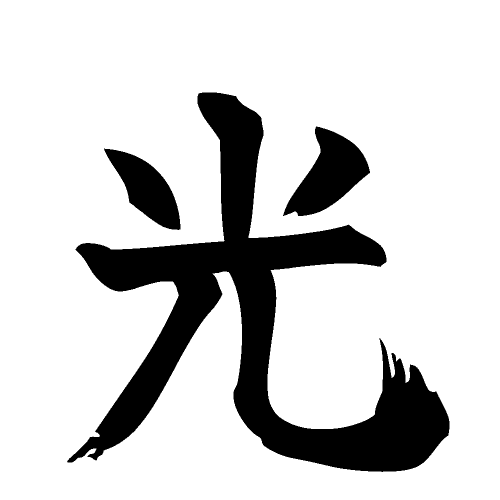
#> input picture personal-branding/src/hikari-brush.png, 1000 x 1000 px (shown at 1/2 size)
$ python render.py
#> lines starting #> are read from the running program, lines starting #| are printed output that depends on the picture; after the words box and inside, x2 and y2 are one past the last pixel; in counts of white or black regions, pixels touching at a corner belong together
"""Ruşen Birben marka görsellerini üretir: avatar, X/YouTube banner'ları, thumbnail'ler.

Kullanım (repo kökünden):
    python3 personal-branding/render.py            # hepsi
    python3 personal-branding/render.py banner     # adı "banner" içerenler

Gereken: numpy, opencv-python, node + Playwright (repo zaten @playwright/test kullanıyor,
`npx playwright install chromium` bir kez). Fontlar Google Fonts'tan yüklenir (internet gerekir).
Çıktılar personal-branding/out/ altına PNG olarak yazılır (git'e girmez).
"""
import html
import subprocess
import sys
from pathlib import Path

import cv2
import numpy as np

ROOT = Path(__file__).resolve().parent
SRC, OUT = ROOT / "src", ROOT / "out"

# ---- Palet -------------------------------------------------------------------------------
INK = "#0b0a09"       # koyu zemin (thumbnail, avatar)
CANDLE = "#f3e6c8"    # koyu zemindeki yazı
SEAL = "#d6402b"      # 光 mührü, vurgu kelimesi
SEAL_TEXT = "#fff1dc"  # mühür içindeki yazı
PAPER = "#ece5d6"     # banner kâğıt zemini
PAPER_INK = "#14120f"  # banner yazısı
MUTED_DARK = "#8a7d64"  # koyu zeminde ikincil yazı
MUTED_PAPER = "#6f6553"  # kâğıt zeminde ikincil yazı

HEAD = (
    '<link rel="stylesheet" href="https://fonts.googleapis.com/css2?family=Geist+Mono:wght@500;600;700'
    '&family=Noto+Serif+JP:wght@700&display=block">'
    "<style>*{box-sizing:border-box}body{margin:0;overflow:hidden}"
    "pre{margin:0;font-family:'Geist Mono',monospace;letter-spacing:0}"
    ".m{font-family:'Geist Mono',monospace}</style>"
)


def shot(name, body, w, h, scale=1, bg=INK):
    OUT.mkdir(exist_ok=True)
    page = OUT / f"{name}.html"
    page.write_text(
        f'<html><head><meta charset="utf-8">{HEAD}</head>'
        f'<body style="width:{w}px;height:{h}px;position:relative;background:{bg}">{body}</body></html>'
    )
    subprocess.run(["node", str(ROOT / "shot.mjs"), str(page), str(OUT / f"{name}.png"), str(w), str(h), str(scale)], check=True)
    page.unlink()
    print("ok", name)


# ---- 光: fırça darbesini ASCII ile doldur -----------------------------------------------
_g = cv2.imread(str(SRC / "hikari-brush.png"), 0)
#> _g: shape (1000, 1000); 82% white; 3 black regions, box (x1, y1, x2, y2) and area: (134, 185, 899, 944) 152913, (566, 253, 740, 432) 15522, (208, 297, 361, 460) 11606
_ink = (_g < 128).astype(np.uint8)
_ys, _xs = np.where(_ink > 0)
_ink = _ink[_ys.min() - 40:_ys.max() + 40, _xs.min() - 40:_xs.max() + 40]
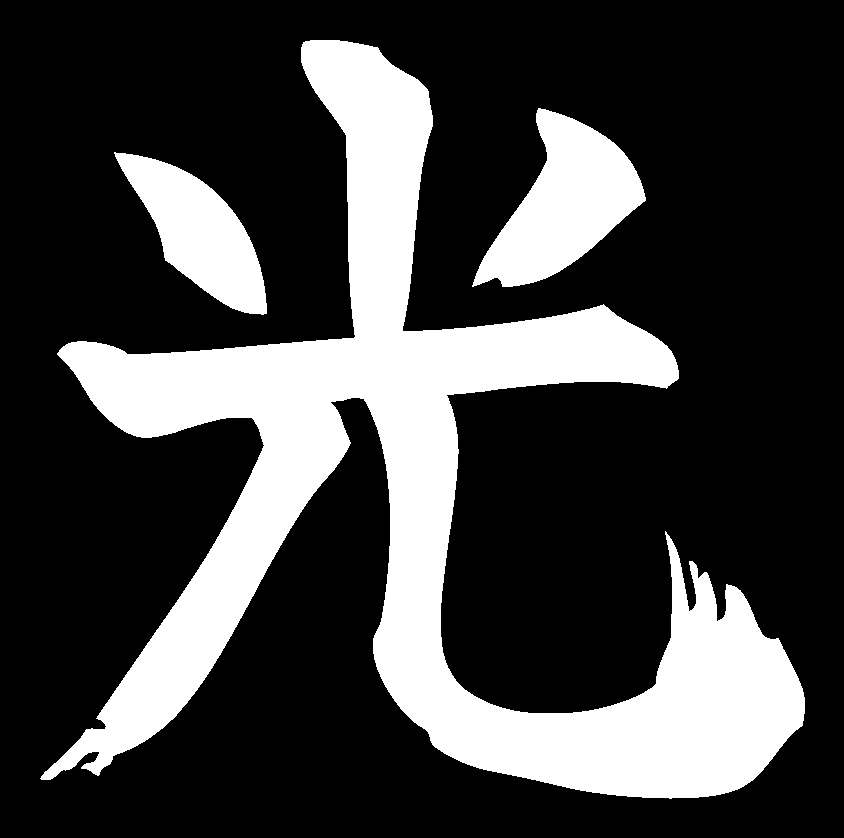
#> _ink: shape (838, 844); values 0 (black) and 1 (white), 25.5% white; 3 white regions, box (x1, y1, x2, y2) and area: (40, 40, 805, 799) 152913, (472, 108, 646, 287) 15522, (114, 152, 267, 315) 11606
_dist = cv2.distanceTransform(_ink, cv2.DIST_L2, 5)
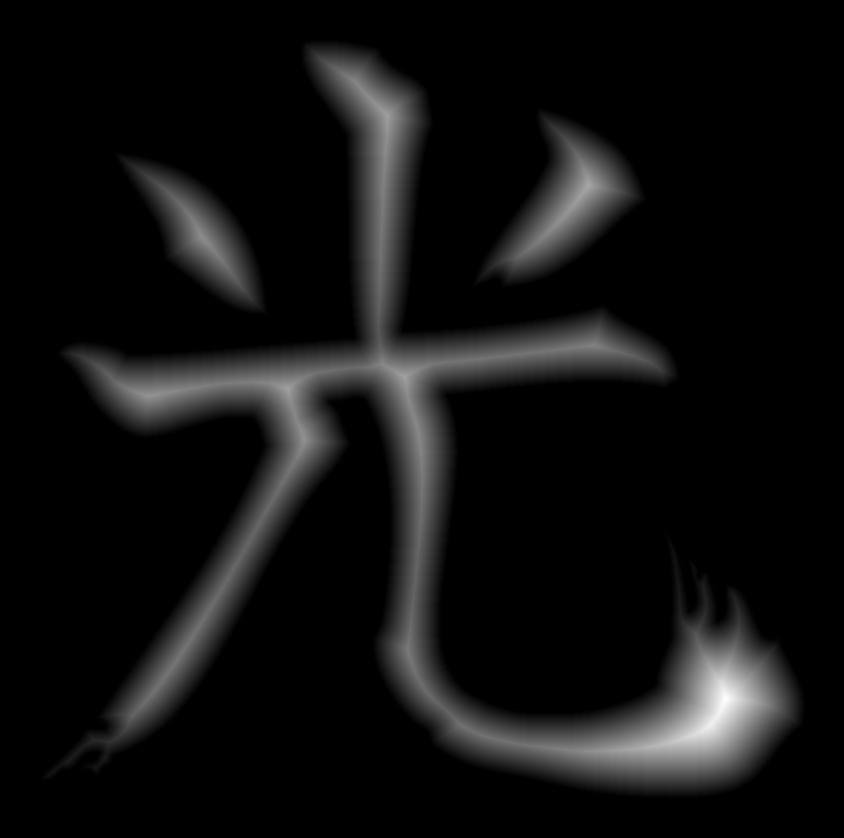
#> _dist: shape (838, 844) float32; min 0, max 73.15, mean 4.7; drawn with min black and max white


def hikari(cols, size, color=CANDLE):
    """Kenarlar seyrek (.:-=+), gövde yoğun (*%#@) karakterlerle."""
    h, w = _ink.shape
    rows = int(cols * h / w * 0.6)
    cov = cv2.resize(_ink.astype(float), (cols, rows), interpolation=cv2.INTER_AREA)
    d = cv2.resize(_dist, (cols, rows), interpolation=cv2.INTER_AREA)
    d = d / np.percentile(d[cov > 0.5], 95)
    edge, core = ".:-=+", "*%#@"
    lines = []
    for r in range(rows):
        s = ""
        for c in range(cols):
            v = cov[r, c]
            if v < 0.18:
                s += " "
            elif v < 0.75:
                s += edge[min(4, int(v * 6))]
            else:
                s += html.escape(core[min(3, int(d[r, c] * 3.2))])
        lines.append(s)
    return f'<pre style="font:700 {size}px/{size}px \'Geist Mono\';color:{color}">' + "\n".join(lines) + "</pre>"


def seal(s, f):
    return (f'<div style="width:{s}px;height:{s}px;background:{SEAL};color:{SEAL_TEXT};display:flex;'
            f"align-items:center;justify-content:center;font:700 {f}px 'Noto Serif JP';border-radius:3px\">光</div>")


# ---- Avatar ------------------------------------------------------------------------------
def avatars():
    for name, bg, fg in [("avatar-ink", INK, CANDLE), ("avatar-seal", SEAL, SEAL_TEXT)]:
        a = hikari(62, 7.6, color=fg)
        shot(name, f'<div style="position:absolute;inset:0;display:flex;align-items:center;'
                   f'justify-content:center;padding:0 0 4px 14px">{a}</div>', 400, 400, 2, bg)


# ---- Banner: kâğıt + mürekkep figür + 光 mührü -------------------------------------------
# YouTube 2560x1440; her cihazda görünen güvenli alan 1546x423, ortada (x 507-2053, y 508-931).
FIGURES = {
    #          dosya                 X: yükseklik, x, y     YouTube: yükseklik, x, y
    # Cajal runs exactly edge to edge: the drawing touches the top and bottom of the X
    # banner and of YouTube's visible strip (y 508-931), without being cut.
    "cajal": ("cajal-purkinje.webp", (508, 1092, -5), (430, 1665, 504)),
    "leonardo": ("leonardo-head.webp", (490, 1140, 6), (412, 1720, 514)),
}


# Banners are English (X and YouTube reach both audiences). Only Ruşen's own line and
# the figure: no seal, name or tagline (the profile picture and handle already say who).
QUOTE = "Focus on your art,<br>for you're both the art<br>and the artist."


def _banner(name, w, h, img, fig, tx, cy, ts):
    """tx: left edge of the quote; cy: vertical centre of the quote; ts: font size."""
    fh, fx, fy = fig
    shot(name, f'''<img src="{(SRC / img).as_uri()}" style="position:absolute;left:{fx}px;top:{fy}px;height:{fh}px">
<div class="m" style="position:absolute;left:{tx}px;top:{cy}px;transform:translateY(-50%);font-weight:700;font-size:{ts}px;line-height:1.12;letter-spacing:-{ts * .035}px;color:{PAPER_INK}">{QUOTE}</div>''',
         w, h, 1, PAPER)


def banners():
    for key, (img, xfig, yfig) in FIGURES.items():
        # X: the avatar covers roughly x 40-390, y 320-500, so the quote sits above it.
        _banner(f"x-banner-{key}", 1500, 500, img, xfig, 150, 200, 54)
        # YouTube: everything inside the strip every device shows (x 507-2053, y 508-931).
        _banner(f"youtube-banner-{key}", 2560, 1440, img, yfig, 600, 720, 62)


# ---- Thumbnail: koyu zemin, Geist Mono Bold, vurgu kelimesi mühür kırmızısı ---------------
def _label(text, extra=""):
    return f'<div class="m" style="position:absolute;{extra};font-weight:600;font-size:22px;letter-spacing:6px;color:{MUTED_DARK}">{text}</div>'


def thumbnails():
    mark = hikari(40, 5.2)
    word = ["Çek", "os", "lov", "ak", "yal", "ı", "laş", "tır", "ama", "dık", "ları", "mız", "dan"]
    toks = "".join(
        f'<span style="display:inline-block;padding:5px 9px;margin:3px 2px;border:2px solid {CANDLE if i % 2 == 0 else "#6f6553"};'
        f'color:{CANDLE if i % 2 == 0 else "#b3a688"}">{t}</span>' for i, t in enumerate(word))
    shot("thumb-explainer", f'''{_label("EXPLAINER · 01", "left:80px;top:64px")}
<div class="m" style="position:absolute;left:76px;top:120px;font-weight:700;font-size:104px;line-height:1.02;letter-spacing:-4px;color:{CANDLE}">Türkçe neden<br><span style="color:{SEAL}">pahalı?</span></div>
<div class="m" style="position:absolute;left:72px;top:450px;width:1180px;font-weight:600;font-size:30px">{toks}</div>
{_label("1 KELİME → KAÇ TOKEN?", "left:80px;bottom:56px;letter-spacing:3px")}
<div style="position:absolute;right:56px;bottom:40px">{mark}</div>''', 1280, 720)
    shot("thumb-opinion", f'''
<div class="m" style="position:absolute;left:640px;top:0;width:640px;height:720px;border-left:2px dashed #3a342b;display:flex;align-items:center;justify-content:center;flex-direction:column;gap:12px;color:#6f6553;font-weight:600;font-size:20px;letter-spacing:3px">
<div>KAMERA KARESİ</div><div style="font-size:15px;letter-spacing:1px">yüz · ışık soldan · koyu arka plan</div></div>
{_label("HIZLANMADAN ÖNCE · 01", "left:80px;top:64px")}
<div class="m" style="position:absolute;left:76px;top:130px;font-weight:700;font-size:118px;line-height:1.0;letter-spacing:-5px;color:{CANDLE}">RSI:<br>neden<br><span style="color:{SEAL}">şimdi?</span></div>
<div style="position:absolute;left:80px;bottom:40px">{mark}</div>''', 1280, 720)


if __name__ == "__main__":
    want = sys.argv[1] if len(sys.argv) > 1 else ""
    for fn in (avatars, banners, thumbnails):
        if want in fn.__name__:
#> (the run stopped early here; a loop or call above may not have finished)
